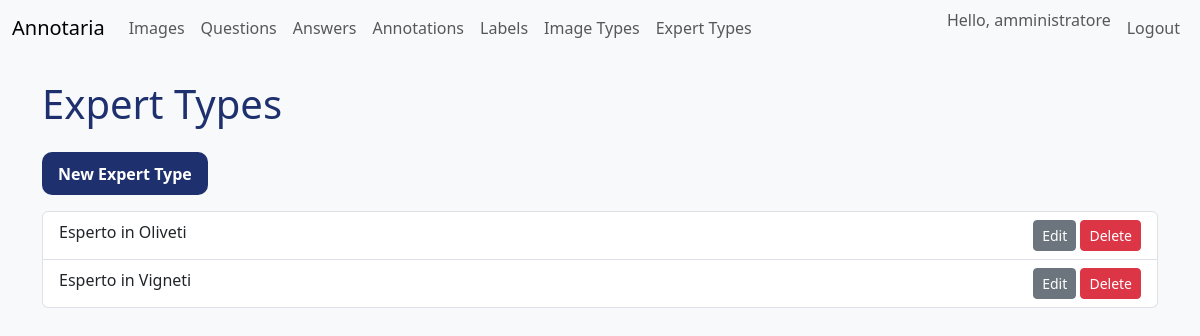
The app's page /ui/expert-types (signed in) with its own data.
### models.py (models this page shows)
class User(Base):
    __tablename__ = "users"
    id = Column(Integer, primary_key=True, index=True)
    username = Column(String, unique=True, index=True, nullable=False)
    hashed_password = Column(String, nullable=False)
    role = Column(String, nullable=False, default="Esperto")
    answers = relationship("Answer", back_populates="user")
    annotations = relationship("Annotation", back_populates="user")
    expert_types = relationship(
        "ExpertType", secondary=user_expert_types, back_populates="users"
    )

class ExpertType(Base):
    __tablename__ = "expert_types"
    id = Column(Integer, primary_key=True, index=True)
    name = Column(String, unique=True, nullable=False)
    users = relationship("User", secondary=user_expert_types, back_populates="expert_types")

### routers/ui.py (the view)
@router.get(
    "/expert-types",
    response_class=HTMLResponse,
)
def list_expert_types(
    request: Request,
    user: UserModel = Depends(require_admin),
    db: Session = Depends(get_db),
):
    types = db.query(ExpertTypeModel).all()
    return templates.TemplateResponse(
        "expert_types.html", {"request": request, "types": types, "user": user}
    )

### templates/expert_types.html
{% extends "base.html" %}
{% block content %}
<h1>Expert Types</h1>
<a href="/ui/expert-types/create" class="btn btn-primary mb-3">New Expert Type</a>
<ul class="list-group">
{% for t in types %}
<li class="list-group-item d-flex justify-content-between">
    {{ t.name }}
    <span>
        <a href="/ui/expert-types/{{ t.id }}/edit" class="btn btn-sm btn-secondary">Edit</a>
        <form method="post" action="/ui/expert-types/{{ t.id }}/delete" class="d-inline">
            <button type="submit" class="btn btn-sm btn-danger">Delete</button>
        </form>
    </span>
</li>
{% endfor %}
</ul>
{% endblock %}

### templates/base.html (shortened to what this page needs)
<!DOCTYPE html>
<html lang="en">
<head>
    <link href="https://cdn.jsdelivr.net/npm/bootstrap@5.3.0/dist/css/bootstrap.min.css" rel="stylesheet">
    <link rel="stylesheet" href="/static/css/style.css">
</head>
<body>
<nav class="navbar navbar-expand-lg navbar-light bg-light mb-4">
    <div class="container-fluid">
        <a class="navbar-brand" href="/ui">Annotaria</a>
        <div class="collapse navbar-collapse">
            <ul class="navbar-nav me-auto mb-2 mb-lg-0">
                <li class="nav-item"><a class="nav-link" href="/ui/images">Images</a></li>
                {% if user and user.role == 'Amministratore' %}
                <li class="nav-item"><a class="nav-link" href="/ui/questions">Questions</a></li>
                <li class="nav-item"><a class="nav-link" href="/ui/answers">Answers</a></li>
                <li class="nav-item"><a class="nav-link" href="/ui/annotations">Annotations</a></li>
                <li class="nav-item"><a class="nav-link" href="/ui/labels">Labels</a></li>
                <li class="nav-item"><a class="nav-link" href="/ui/image-types">Image Types</a></li>
                <li class="nav-item"><a class="nav-link" href="/ui/expert-types">Expert Types</a></li>
                {% elif user and user.role == 'Esperto' %}
                <li class="nav-item"><a class="nav-link" href="/ui/my-expert-types">My Expert Types</a></li>
                {% endif %}
            </ul>
            <ul class="navbar-nav ms-auto mb-2 mb-lg-0">
                {% if user %}
                <li class="nav-item">
                    <span class="navbar-text me-2">Hello, {{ user.username }}</span>
                </li>
                <li class="nav-item">
                    <form action="/ui/logout" method="post" class="d-inline">
                        <button type="submit" class="btn btn-link nav-link">Logout</button>
                    </form>
                </li>
                {% else %}
                <li class="nav-item"><a class="nav-link" href="/ui/login">Login</a></li>
                <li class="nav-item"><a class="nav-link" href="/ui/register">Register</a></li>
                {% endif %}
            </ul>
        </div>
    </div>
</nav>
<div class="container">
{% block content %}{% endblock %}
</div>
</body>
</html>

### static/css/style.css (style rules this page uses)
body { font-family: 'Segoe UI', sans-serif; background-color: #f8f9fa; }
h1, h2, h3 { color: #1f306e; margin-bottom: 1.5rem; }
.btn-primary, .btn-submit { border-radius: 10px; background-color: #1f306e; border: none; padding: 0.6rem 1rem; color: white; font-weight: bold; font-size: 1rem; }

### records on screen
User: username "amministratore"
ExpertType: name "Esperto in Oliveti"
ExpertType: name "Esperto in Vigneti"
